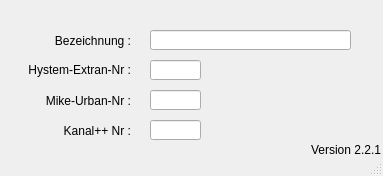
<?xml version="1.0" encoding="UTF-8"?>
<ui version="4.0">
 <class>MainWindow</class>
 <widget class="QMainWindow" name="MainWindow">
  <property name="geometry">
   <rect>
    <x>0</x>
    <y>0</y>
    <width>383</width>
    <height>176</height>
   </rect>
  </property>
  <property name="windowTitle">
   <string>MainWindow</string>
  </property>
  <property name="layoutDirection">
   <enum>Qt::LeftToRight</enum>
  </property>
  <widget class="QWidget" name="centralwidget">
   <widget class="QLabel" name="label">
    <property name="geometry">
     <rect>
      <x>10</x>
      <y>60</y>
      <width>121</width>
      <height>21</height>
     </rect>
    </property>
    <property name="text">
     <string>&lt;html&gt;&lt;head/&gt;&lt;body&gt;&lt;p align=&quot;right&quot;&gt;Hystem-Extran-Nr :&lt;/p&gt;&lt;/body&gt;&lt;/html&gt;</string>
    </property>
    <property name="alignment">
     <set>Qt::AlignRight|Qt::AlignTrailing|Qt::AlignVCenter</set>
    </property>
   </widget>
   <widget class="QLabel" name="label_2">
    <property name="geometry">
     <rect>
      <x>10</x>
      <y>90</y>
      <width>121</width>
      <height>21</height>
     </rect>
    </property>
    <property name="text">
     <string>Mike-Urban-Nr :</string>
    </property>
    <property name="alignment">
     <set>Qt::AlignRight|Qt::AlignTrailing|Qt::AlignVCenter</set>
    </property>
   </widget>
   <widget class="QLabel" name="label_3">
    <property name="geometry">
     <rect>
      <x>10</x>
      <y>120</y>
      <width>121</width>
      <height>21</height>
     </rect>
    </property>
    <property name="text">
     <string>Kanal++ Nr :</string>
    </property>
    <property name="alignment">
     <set>Qt::AlignRight|Qt::AlignTrailing|Qt::AlignVCenter</set>
    </property>
   </widget>
   <widget class="QLabel" name="label_4">
    <property name="geometry">
     <rect>
      <x>50</x>
      <y>30</y>
      <width>81</width>
      <height>21</height>
     </rect>
    </property>
    <property name="text">
     <string>Bezeichnung :</string>
    </property>
    <property name="alignment">
     <set>Qt::AlignRight|Qt::AlignTrailing|Qt::AlignVCenter</set>
    </property>
   </widget>
   <widget class="QLineEdit" name="mu_nr">
    <property name="enabled">
     <bool>true</bool>
    </property>
    <property name="geometry">
     <rect>
      <x>150</x>
      <y>90</y>
      <width>51</width>
      <height>20</height>
     </rect>
    </property>
    <property name="layoutDirection">
     <enum>Qt::RightToLeft</enum>
    </property>
    <property name="autoFillBackground">
     <bool>false</bool>
    </property>
    <property name="text">
     <string/>
    </property>
    <property name="frame">
     <bool>true</bool>
    </property>
   </widget>
   <widget class="QLineEdit" name="kp_nr">
    <property name="geometry">
     <rect>
      <x>150</x>
      <y>120</y>
      <width>51</width>
      <height>20</height>
     </rect>
    </property>
    <property name="text">
     <string/>
    </property>
   </widget>
   <widget class="QLineEdit" name="bezeichnung">
    <property name="geometry">
     <rect>
      <x>150</x>
      <y>30</y>
      <width>201</width>
      <height>20</height>
     </rect>
    </property>
    <property name="text">
     <string/>
    </property>
   </widget>
   <widget class="QLineEdit" name="he_nr">
    <property name="enabled">
     <bool>true</bool>
    </property>
    <property name="geometry">
     <rect>
      <x>150</x>
      <y>60</y>
      <width>51</width>
      <height>20</height>
     </rect>
    </property>
    <property name="layoutDirection">
     <enum>Qt::RightToLeft</enum>
    </property>
    <property name="autoFillBackground">
     <bool>false</bool>
    </property>
    <property name="text">
     <string/>
    </property>
    <property name="frame">
     <bool>true</bool>
    </property>
   </widget>
   <widget class="QLabel" name="lb_version">
    <property name="geometry">
     <rect>
      <x>310</x>
      <y>140</y>
      <width>71</width>
      <height>20</height>
     </rect>
    </property>
    <property name="toolTip">
     <string>Version QKan Import</string>
    </property>
    <property name="text">
     <string>Version 2.2.1</string>
    </property>
    <property name="alignment">
     <set>Qt::AlignRight|Qt::AlignTrailing|Qt::AlignVCenter</set>
    </property>
   </widget>
  </widget>
  <widget class="QStatusBar" name="statusbar"/>
 </widget>
 <resources/>
 <connections/>
</ui>
